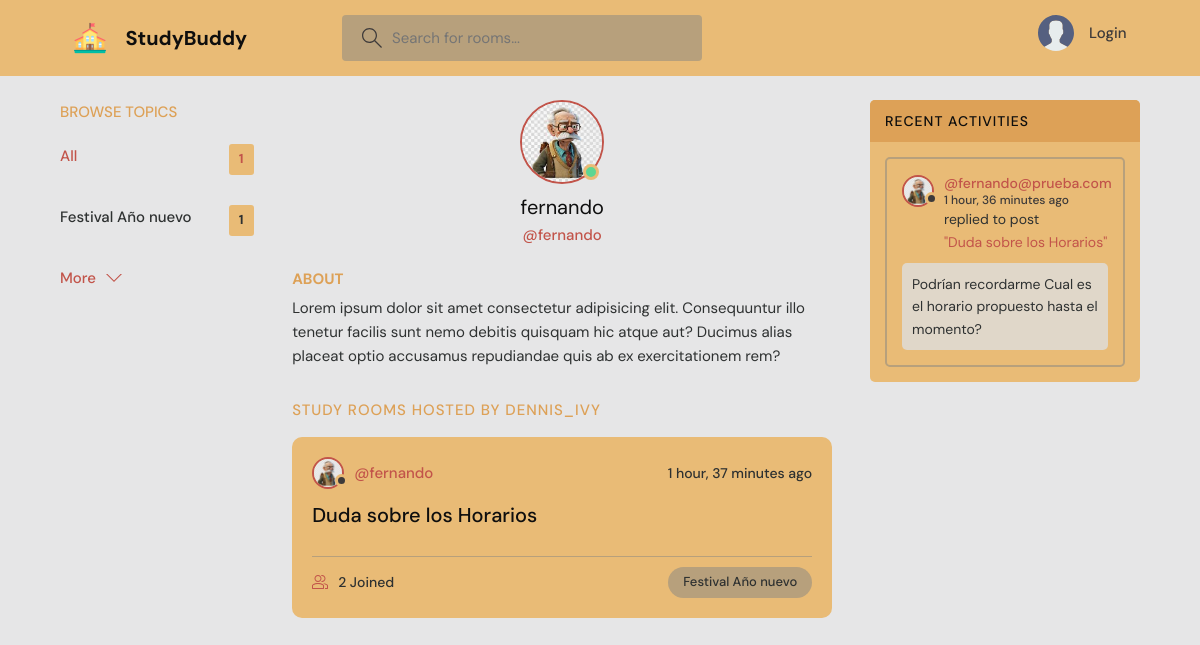
The app's page /profile/1 with its own data.
### base/models.py (models this page shows, shortened)
class Topic(models.Model):
    name = models.CharField(max_length=200)

class User(AbstractUser):
    name = models.CharField(max_length=200, null=True)
    email = models.EmailField(unique=True ,null=True)
    bio = models.TextField(null=True)
    avatar = models.ImageField(null=True, default="avatar.svg")
    USERNAME_FIELD = 'email'
    REQUIRED_FIELDS = []

class Room(models.Model):
    host=models.ForeignKey(User, on_delete=models.SET_NULL, null=True)
    topic=models.ForeignKey(Topic, on_delete=models.SET_NULL, null=True)
    participants=models.ManyToManyField(User, related_name='participants', blank=True)
    name = models.CharField(max_length=200)
    description=models.TextField(null=True, blank=True)#it means it can be null
    updated=models.DateTimeField(auto_now=True)#takes a snapshot on every time we save it or update it
    created=models.DateTimeField(auto_now_add=True)#takes a snapshot only one time, when it was created
    class Meta: #Metadata
        ordering= ['-updated', '-created']#we use this to order how the elements are shown.
    def __str__(self):
        return self.name

class Message(models.Model):
    user = models.ForeignKey(User, on_delete=models.CASCADE)
    room = models.ForeignKey(Room, on_delete=models.CASCADE)
    body = models.TextField()
    updated=models.DateTimeField(auto_now=True)
    created=models.DateTimeField(auto_now_add=True)
    class Meta: #Metadata
        ordering= ['-updated', '-created']#we use this to order how the elements are shown.

### base/views.py (the view)
# urls.py: path('profile/<str:pk>', views.userProfile, name="user-profile"),
def userProfile(request, pk):
    user = User.objects.get(id = pk)
    rooms = user.room_set.all()
    room_messages = user.message_set.all()
    topics = Topic.objects.all()
    context = {'user': user, 'rooms':rooms, 'room_messages': room_messages, 'topics':topics}
    return render(request, 'base/profile.html', context)

### base/templates/base/profile.html (shortened to what this page needs)
{% extends 'main.html' %}
{% block content %}
  <main class="profile-page layout layout--3">
    <div class="container">
      {% include 'base/topics_component.html' %}
      <div class="roomList">
        <div class="profile">
          <div class="profile__avatar">
            <div class="avatar avatar--large active">
              <img src="{{user.avatar.url}}" />
            </div>
          </div>
          <div class="profile__info">
            <h3>{{user.username}}</h3>
            <p>@{{user.username}}</p>
          </div>
          <div class="profile__about">
            <h3>About</h3>
            <p>
              Lorem ipsum dolor sit amet consectetur adipisicing elit. Consequuntur illo tenetur
              facilis sunt nemo debitis quisquam hic atque aut? Ducimus alias placeat optio
              accusamus repudiandae quis ab ex exercitationem rem?
            </p>
          </div>
        </div>
        <div class="roomList__header">
          <div>
            <h2>Study Rooms Hosted by dennis_ivy</a>
            </h2>
          </div>
        </div>
        {% include 'base/feed_component.html' %}
      </div>
      {% include 'base/activity_component.html' %}
    </div>
  </main>
{% endblock content %}

### base/templates/base/topics_component.html
<div class="topics">
    <div class="topics__header">
      <h2>Browse Topics</h2>
    </div>
    <ul class="topics__list">
      <li>
        <a href="{% url 'home' %}" class="active">All <span>{{topics.count}}</span></a>
      </li>
      {% for topic in topics %}
      <li>
        <a href="{% url 'home' %}?q={{topic.name}}">{{topic.name}}<span>{{topic.room_set.all.count}}</span></a>
      </li>
      {% endfor %}
    </ul>
    <a class="btn btn--link" href="{% url 'topics' %}">
      More
      <svg version="1.1" xmlns="http://www.w3.org/2000/svg" width="32" height="32" viewBox="0 0 32 32">
        <title>chevron-down</title>
        <path d="M16 21l-13-13h-3l16 16 16-16h-3l-13 13z"></path>
      </svg>
    </a>
</div>

### base/templates/base/feed_component.html (shortened to what this page needs)
{% for room in rooms %}
<div class="roomListRoom">
    <div class="roomListRoom__header">
      <a href="{% url 'user-profile' room.host.id %}" class="roomListRoom__author">
        <div class="avatar avatar--small">
          <img src="{{room.host.avatar.url}}" />
        </div>
        <span>@{{room.host.username}}</span>
      </a>
      <div class="roomListRoom__actions">
        <span>{{room.created|timesince}} ago</span>
      </div>
    </div>
    <div class="roomListRoom__content">
      <a href="{% url 'room' room.id %}">{{room.name}}</a>
    </div>
    <div class="roomListRoom__meta">
      <a href="room.html" class="roomListRoom__joined">
        {{room.participants.all.count}} Joined
      </a>
      <p class="roomListRoom__topic">{{room.topic.name}}</p>
    </div>
  </div>
{% endfor %}

### base/templates/base/activity_component.html (shortened to what this page needs)
<div class="activities">
  <div class="activities__header">
    <h2>Recent Activities</h2>
  </div>
  {% for message in room_messages %}
    <div class="activities__box">
      <div class="activities__boxHeader roomListRoom__header">
        <a href="{% url 'user-profile' message.user.id %}" class="roomListRoom__author">
          <div class="avatar avatar--small">
            <img src="{{message.user.avatar.url}}" />
          </div>
          <p>
            @{{message.user}}
            <span>{{message.created | timesince}} ago</span>
          </p>
        </a>
      </div>
      <div class="activities__boxContent">
        <p>replied to post <a href="{% url 'room' message.room.id %}">"{{message.room}}"</a></p>
        <div class="activities__boxRoomContent">
          {{message.body}}
        </div>
      </div>
    </div>
    {% endfor %}
  </div>

### records on screen
Topic: name "Festival Año nuevo", room_set.all.count "1"
User: avatar (picture), username "fernando"
Room: host.avatar (picture), host.username "fernando", created "1 hour, 37 minutes", name "Duda sobre los Horarios", participants.all.count "2", topic.name "Festival Año nuevo"
Message: user.avatar (picture), user "fernando@prueba.com", created "1 hour, 36 minutes", room "Duda sobre los Horarios", body "Podrían recordarme Cual es el horario propuesto hasta el momento?"

### other values on screen
{{ topics.count }} "1"
